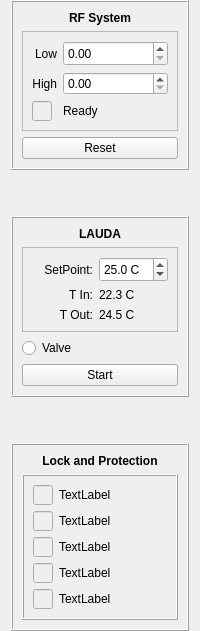
         <widget class="QFrame" name="frame_11">
          <property name="frameShape">
           <enum>QFrame::NoFrame</enum>
          </property>
          <property name="frameShadow">
           <enum>QFrame::Raised</enum>
          </property>
          <layout class="QVBoxLayout" name="verticalLayout_7">
           <property name="topMargin">
            <number>0</number>
           </property>
           <property name="bottomMargin">
            <number>0</number>
           </property>
           <item>
            <widget class="QFrame" name="frame_10">
             <property name="frameShape">
              <enum>QFrame::Box</enum>
             </property>
             <property name="frameShadow">
              <enum>QFrame::Raised</enum>
             </property>
             <layout class="QVBoxLayout" name="verticalLayout_8">
              <item>
               <widget class="QLabel" name="label_27">
                <property name="font">
                 <font>
                  <weight>75</weight>
                  <bold>true</bold>
                 </font>
                </property>
                <property name="text">
                 <string>RF System</string>
                </property>
                <property name="alignment">
                 <set>Qt::AlignCenter</set>
                </property>
               </widget>
              </item>
              <item>
               <widget class="QFrame" name="frame_13">
                <property name="frameShape">
                 <enum>QFrame::StyledPanel</enum>
                </property>
                <property name="frameShadow">
                 <enum>QFrame::Raised</enum>
                </property>
                <layout class="QGridLayout" name="gridLayout_6">
                 <item row="1" column="1">
                  <widget class="QDoubleSpinBox" name="doubleSpinBox_2">
                   <property name="minimumSize">
                    <size>
                     <width>0</width>
                     <height>0</height>
                    </size>
                   </property>
                  </widget>
                 </item>
                 <item row="0" column="1">
                  <widget class="QDoubleSpinBox" name="doubleSpinBox_3">
                   <property name="minimumSize">
                    <size>
                     <width>0</width>
                     <height>25</height>
                    </size>
                   </property>
                   <property name="maximumSize">
                    <size>
                     <width>16777215</width>
                     <height>25</height>
                    </size>
                   </property>
                   <property name="baseSize">
                    <size>
                     <width>0</width>
                     <height>25</height>
                    </size>
                   </property>
                  </widget>
                 </item>
                 <item row="0" column="0">
                  <widget class="QLabel" name="label_28">
                   <property name="text">
                    <string>Low</string>
                   </property>
                   <property name="alignment">
                    <set>Qt::AlignRight|Qt::AlignTrailing|Qt::AlignVCenter</set>
                   </property>
                  </widget>
                 </item>
                 <item row="1" column="0">
                  <widget class="QLabel" name="label_26">
                   <property name="text">
                    <string>High</string>
                   </property>
                   <property name="alignment">
                    <set>Qt::AlignRight|Qt::AlignTrailing|Qt::AlignVCenter</set>
                   </property>
                  </widget>
                 </item>
                 <item row="2" column="0">
                  <widget class="QLineEdit" name="lineEdit">
                   <property name="enabled">
                    <bool>false</bool>
                   </property>
                   <property name="sizePolicy">
                    <sizepolicy hsizetype="Fixed" vsizetype="Fixed">
                     <horstretch>0</horstretch>
                     <verstretch>0</verstretch>
                    </sizepolicy>
                   </property>
                   <property name="minimumSize">
                    <size>
                     <width>20</width>
                     <height>20</height>
                    </size>
                   </property>
                   <property name="maximumSize">
                    <size>
                     <width>20</width>
                     <height>20</height>
                    </size>
                   </property>
                   <property name="baseSize">
                    <size>
                     <width>20</width>
                     <height>20</height>
                    </size>
                   </property>
                   <property name="mouseTracking">
                    <bool>false</bool>
                   </property>
                   <property name="acceptDrops">
                    <bool>false</bool>
                   </property>
                   <property name="text">
                    <string/>
                   </property>
                  </widget>
                 </item>
                 <item row="2" column="1">
                  <widget class="QLabel" name="label_36">
                   <property name="minimumSize">
                    <size>
                     <width>0</width>
                     <height>0</height>
                    </size>
                   </property>
                   <property name="text">
                    <string>Ready</string>
                   </property>
                  </widget>
                 </item>
                </layout>
               </widget>
              </item>
              <item>
               <widget class="QPushButton" name="pushButton">
                <property name="minimumSize">
                 <size>
                  <width>0</width>
                  <height>0</height>
                 </size>
                </property>
                <property name="text">
                 <string>Reset</string>
                </property>
               </widget>
              </item>
             </layout>
            </widget>
           </item>
           <item>
            <spacer name="verticalSpacer_7">
             <property name="orientation">
              <enum>Qt::Vertical</enum>
             </property>
             <property name="sizeHint" stdset="0">
              <size>
               <width>20</width>
               <height>40</height>
              </size>
             </property>
            </spacer>
           </item>
           <item>
            <widget class="QFrame" name="frame_12">
             <property name="frameShape">
              <enum>QFrame::Box</enum>
             </property>
             <property name="frameShadow">
              <enum>QFrame::Raised</enum>
             </property>
             <layout class="QGridLayout" name="gridLayout_7">
              <item row="0" column="0">
               <widget class="QLabel" name="label_29">
                <property name="font">
                 <font>
                  <weight>75</weight>
                  <bold>true</bold>
                 </font>
                </property>
                <property name="text">
                 <string>LAUDA</string>
                </property>
                <property name="alignment">
                 <set>Qt::AlignCenter</set>
                </property>
               </widget>
              </item>
              <item row="1" column="0">
               <widget class="QFrame" name="frame_14">
                <property name="frameShape">
                 <enum>QFrame::StyledPanel</enum>
                </property>
                <property name="frameShadow">
                 <enum>QFrame::Raised</enum>
                </property>
                <layout class="QGridLayout" name="gridLayout_8">
                 <item row="3" column="0">
                  <widget class="QLabel" name="label_32">
                   <property name="text">
                    <string>T Out:</string>
                   </property>
                   <property name="alignment">
                    <set>Qt::AlignRight|Qt::AlignTrailing|Qt::AlignVCenter</set>
                   </property>
                  </widget>
                 </item>
                 <item row="2" column="0">
                  <widget class="QLabel" name="label_31">
                   <property name="text">
                    <string>T In:</string>
                   </property>
                   <property name="alignment">
                    <set>Qt::AlignRight|Qt::AlignTrailing|Qt::AlignVCenter</set>
                   </property>
                  </widget>
                 </item>
                 <item row="0" column="0">
                  <widget class="QLabel" name="label_30">
                   <property name="text">
                    <string>SetPoint:</string>
                   </property>
                   <property name="alignment">
                    <set>Qt::AlignRight|Qt::AlignTrailing|Qt::AlignVCenter</set>
                   </property>
                  </widget>
                 </item>
                 <item row="2" column="1">
                  <widget class="QLabel" name="label_33">
                   <property name="text">
                    <string>22.3 C</string>
                   </property>
                  </widget>
                 </item>
                 <item row="3" column="1">
                  <widget class="QLabel" name="label_34">
                   <property name="text">
                    <string>24.5 C</string>
                   </property>
                  </widget>
                 </item>
                 <item row="0" column="1">
                  <widget class="QDoubleSpinBox" name="doubleSpinBox">
                   <property name="minimumSize">
                    <size>
                     <width>0</width>
                     <height>25</height>
                    </size>
                   </property>
                   <property name="maximumSize">
                    <size>
                     <width>16777215</width>
                     <height>25</height>
                    </size>
                   </property>
                   <property name="baseSize">
                    <size>
                     <width>0</width>
                     <height>25</height>
                    </size>
                   </property>
                   <property name="suffix">
                    <string> C</string>
                   </property>
                   <property name="decimals">
                    <number>1</number>
                   </property>
                   <property name="minimum">
                    <double>20.000000000000000</double>
                   </property>
                   <property name="maximum">
                    <double>250.000000000000000</double>
                   </property>
                   <property name="singleStep">
                    <double>10.000000000000000</double>
                   </property>
                   <property name="value">
                    <double>25.000000000000000</double>
                   </property>
                  </widget>
                 </item>
                </layout>
               </widget>
              </item>
              <item row="3" column="0">
               <widget class="QRadioButton" name="radioButton_2">
                <property name="text">
                 <string>Valve</string>
                </property>
               </widget>
              </item>
              <item row="4" column="0">
               <widget class="QPushButton" name="pushButton_3">
                <property name="text">
                 <string>Start</string>
                </property>
               </widget>
              </item>
             </layout>
            </widget>
           </item>
           <item>
            <spacer name="verticalSpacer_8">
             <property name="orientation">
              <enum>Qt::Vertical</enum>
             </property>
             <property name="sizeHint" stdset="0">
              <size>
               <width>20</width>
               <height>40</height>
              </size>
             </property>
            </spacer>
           </item>
           <item>
            <widget class="QFrame" name="frame_15">
             <property name="frameShape">
              <enum>QFrame::Box</enum>
             </property>
             <property name="frameShadow">
              <enum>QFrame::Raised</enum>
             </property>
             <layout class="QGridLayout" name="gridLayout_9">
              <item row="1" column="0">
               <widget class="QFrame" name="frame_16">
                <property name="frameShape">
                 <enum>QFrame::Box</enum>
                </property>
                <property name="frameShadow">
                 <enum>QFrame::Raised</enum>
                </property>
                <layout class="QGridLayout" name="gridLayout_10">
                 <item row="3" column="0">
                  <widget class="QLineEdit" name="lineEdit_3">
                   <property name="enabled">
                    <bool>false</bool>
                   </property>
                   <property name="sizePolicy">
                    <sizepolicy hsizetype="Fixed" vsizetype="Fixed">
                     <horstretch>0</horstretch>
                     <verstretch>0</verstretch>
                    </sizepolicy>
                   </property>
                   <property name="minimumSize">
                    <size>
                     <width>20</width>
                     <height>20</height>
                    </size>
                   </property>
                   <property name="maximumSize">
                    <size>
                     <width>20</width>
                     <height>20</height>
                    </size>
                   </property>
                   <property name="baseSize">
                    <size>
                     <width>20</width>
                     <height>20</height>
                    </size>
                   </property>
                   <property name="mouseTracking">
                    <bool>false</bool>
                   </property>
                   <property name="acceptDrops">
                    <bool>false</bool>
                   </property>
                   <property name="text">
                    <string/>
                   </property>
                  </widget>
                 </item>
                 <item row="2" column="0">
                  <widget class="QLineEdit" name="lineEdit_5">
                   <property name="enabled">
                    <bool>false</bool>
                   </property>
                   <property name="sizePolicy">
                    <sizepolicy hsizetype="Fixed" vsizetype="Fixed">
                     <horstretch>0</horstretch>
                     <verstretch>0</verstretch>
                    </sizepolicy>
                   </property>
                   <property name="minimumSize">
                    <size>
                     <width>20</width>
                     <height>20</height>
                    </size>
                   </property>
                   <property name="maximumSize">
                    <size>
                     <width>20</width>
                     <height>20</height>
                    </size>
                   </property>
                   <property name="baseSize">
                    <size>
                     <width>20</width>
                     <height>20</height>
                    </size>
                   </property>
                   <property name="mouseTracking">
                    <bool>false</bool>
                   </property>
                   <property name="acceptDrops">
                    <bool>false</bool>
                   </property>
                   <property name="text">
                    <string/>
                   </property>
                  </widget>
                 </item>
                 <item row="4" column="0">
                  <widget class="QLineEdit" name="lineEdit_2">
                   <property name="enabled">
                    <bool>false</bool>
                   </property>
                   <property name="sizePolicy">
                    <sizepolicy hsizetype="Fixed" vsizetype="Fixed">
                     <horstretch>0</horstretch>
                     <verstretch>0</verstretch>
                    </sizepolicy>
                   </property>
                   <property name="minimumSize">
                    <size>
                     <width>20</width>
                     <height>20</height>
                    </size>
                   </property>
                   <property name="maximumSize">
                    <size>
                     <width>20</width>
                     <height>20</height>
                    </size>
                   </property>
                   <property name="baseSize">
                    <size>
                     <width>20</width>
                     <height>20</height>
                    </size>
                   </property>
                   <property name="mouseTracking">
                    <bool>false</bool>
                   </property>
                   <property name="acceptDrops">
                    <bool>false</bool>
                   </property>
                   <property name="text">
                    <string/>
                   </property>
                  </widget>
                 </item>
                 <item row="0" column="0">
                  <widget class="QLineEdit" name="lineEdit_4">
                   <property name="enabled">
                    <bool>false</bool>
                   </property>
                   <property name="sizePolicy">
                    <sizepolicy hsizetype="Fixed" vsizetype="Fixed">
                     <horstretch>0</horstretch>
                     <verstretch>0</verstretch>
                    </sizepolicy>
                   </property>
                   <property name="minimumSize">
                    <size>
                     <width>20</width>
                     <height>20</height>
                    </size>
                   </property>
                   <property name="maximumSize">
                    <size>
                     <width>20</width>
                     <height>20</height>
                    </size>
                   </property>
                   <property name="baseSize">
                    <size>
                     <width>20</width>
                     <height>20</height>
                    </size>
                   </property>
                   <property name="mouseTracking">
                    <bool>false</bool>
                   </property>
                   <property name="acceptDrops">
                    <bool>false</bool>
                   </property>
                   <property name="text">
                    <string/>
                   </property>
                  </widget>
                 </item>
                 <item row="1" column="0">
                  <widget class="QLineEdit" name="lineEdit_8">
                   <property name="enabled">
                    <bool>false</bool>
                   </property>
                   <property name="sizePolicy">
                    <sizepolicy hsizetype="Fixed" vsizetype="Fixed">
                     <horstretch>0</horstretch>
                     <verstretch>0</verstretch>
                    </sizepolicy>
                   </property>
                   <property name="minimumSize">
                    <size>
                     <width>20</width>
                     <height>20</height>
                    </size>
                   </property>
                   <property name="maximumSize">
                    <size>
                     <width>20</width>
                     <height>20</height>
                    </size>
                   </property>
                   <property name="baseSize">
                    <size>
                     <width>20</width>
                     <height>20</height>
                    </size>
                   </property>
                   <property name="mouseTracking">
                    <bool>false</bool>
                   </property>
                   <property name="acceptDrops">
                    <bool>false</bool>
                   </property>
                   <property name="text">
                    <string/>
                   </property>
                  </widget>
                 </item>
                 <item row="0" column="1">
                  <widget class="QLabel" name="label_37">
                   <property name="text">
                    <string>TextLabel</string>
                   </property>
                  </widget>
                 </item>
                 <item row="1" column="1">
                  <widget class="QLabel" name="label_38">
                   <property name="text">
                    <string>TextLabel</string>
                   </property>
                  </widget>
                 </item>
                 <item row="2" column="1">
                  <widget class="QLabel" name="label_39">
                   <property name="text">
                    <string>TextLabel</string>
                   </property>
                  </widget>
                 </item>
                 <item row="3" column="1">
                  <widget class="QLabel" name="label_40">
                   <property name="text">
                    <string>TextLabel</string>
                   </property>
                  </widget>
                 </item>
                 <item row="4" column="1">
                  <widget class="QLabel" name="label_41">
                   <property name="text">
                    <string>TextLabel</string>
                   </property>
                  </widget>
                 </item>
                </layout>
               </widget>
              </item>
              <item row="0" column="0">
               <widget class="QLabel" name="label_35">
                <property name="font">
                 <font>
                  <weight>75</weight>
                  <bold>true</bold>
                 </font>
                </property>
                <property name="text">
                 <string>Lock and Protection</string>
                </property>
                <property name="alignment">
                 <set>Qt::AlignHCenter|Qt::AlignTop</set>
                </property>
               </widget>
              </item>
             </layout>
            </widget>
           </item>
          </layout>
         </widget>
